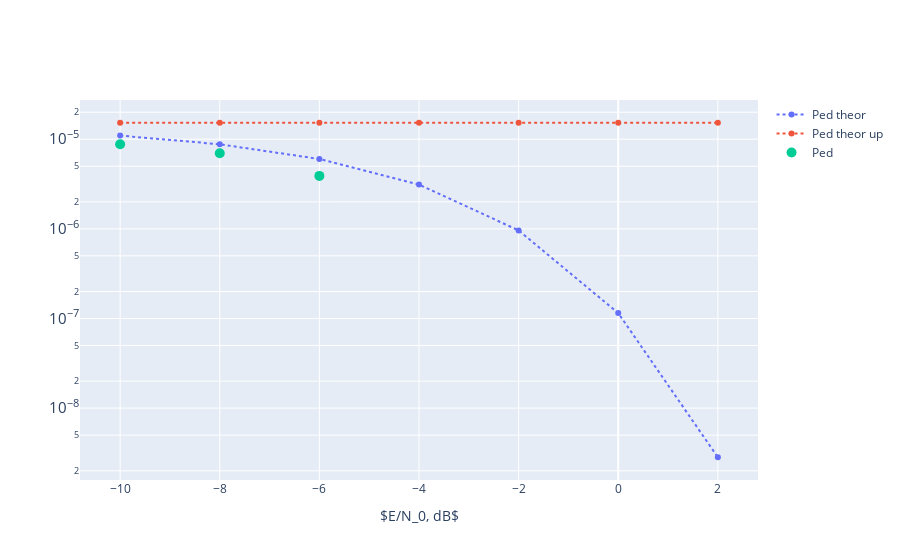

Write notebook code for a chart like this one.
### Markdown cell above
#### График вероятности ошибки декодирования

### Code cell
fig = go.Figure()
fig.add_trace(go.Scatter(x=SNRdB, y=dict_Pe['Ped_theor'], line=dict(dash='dot'), name='Ped theor'))
fig.add_trace(go.Scatter(x=SNRdB, y=dict_Pe['Ped_theor_up'], line=dict(dash='dot'), name='Ped theor up'))
fig.add_trace(go.Scatter(x=SNRdB, y=dict_Pe['Ped'], mode='markers', marker=dict(size=10), name='Ped'))
fig.update_layout(xaxis_title='$E/N_0, dB$', yaxis_type="log", yaxis=dict(exponentformat='power'))
fig.show()

### Figure 1 — Plotly figure (JSON) as saved in the notebook; plotly's stock layout.template omitted (floating-point values rounded to 4 significant figures)
{"data": [{"line": {"dash": "dot"}, "name": "Ped theor", "type": "scatter", "x": [-10, -8, -6, -4, -2, 0, 2], "y": [1.097e-05, 8.778e-06, 6.012e-06, 3.118e-06, 9.605e-07, 1.149e-07, 2.832e-09]}, {"line": {"dash": "dot"}, "name": "Ped theor up", "type": "scatter", "x": [-10, -8, -6, -4, -2, 0, 2], "y": [1.526e-05, 1.526e-05, 1.526e-05, 1.526e-05, 1.526e-05, 1.526e-05, 1.526e-05]}, {"marker": {"size": 10}, "mode": "markers", "name": "Ped", "type": "scatter", "x": [-10, -8, -6, -4, -2, 0, 2], "y": [8.777e-06, 6.97e-06, 3.895e-06, 0.0, 0.0, 0.0, 0.0]}], "layout": {"xaxis": {"title": {"text": "$E/N_0, dB$"}}, "yaxis": {"exponentformat": "power", "type": "log"}}}
